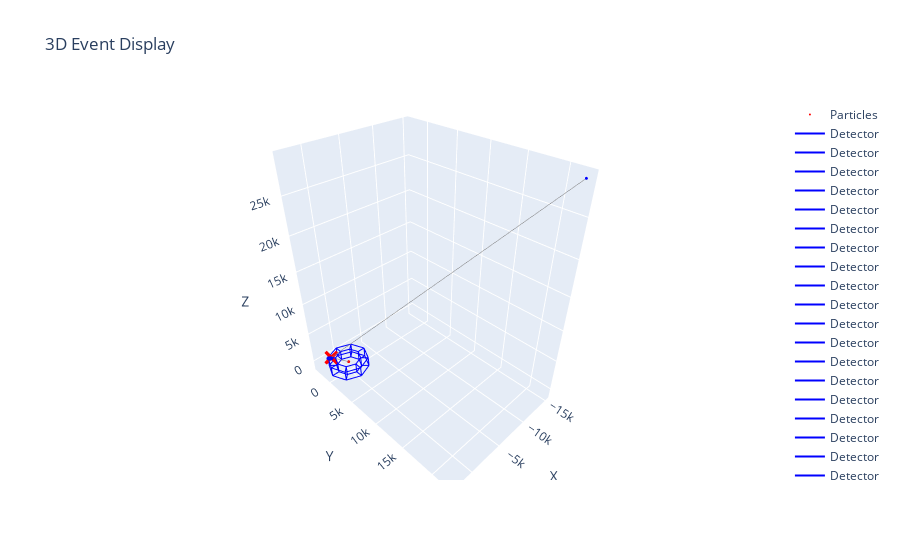

Here is the notebook cell this chart was saved with:
### Code cell
fig = go.Figure(data=[particle_trace] + detector_traces + line_traces + [endpoint_trace])
fig.update_layout(
    scene=dict(
        xaxis_title="X",
        yaxis_title="Y",
        zaxis_title="Z",
        aspectmode="data"
    ),
    title="3D Event Display"
)
fig.show()
fig.write_html("event_display.html")
